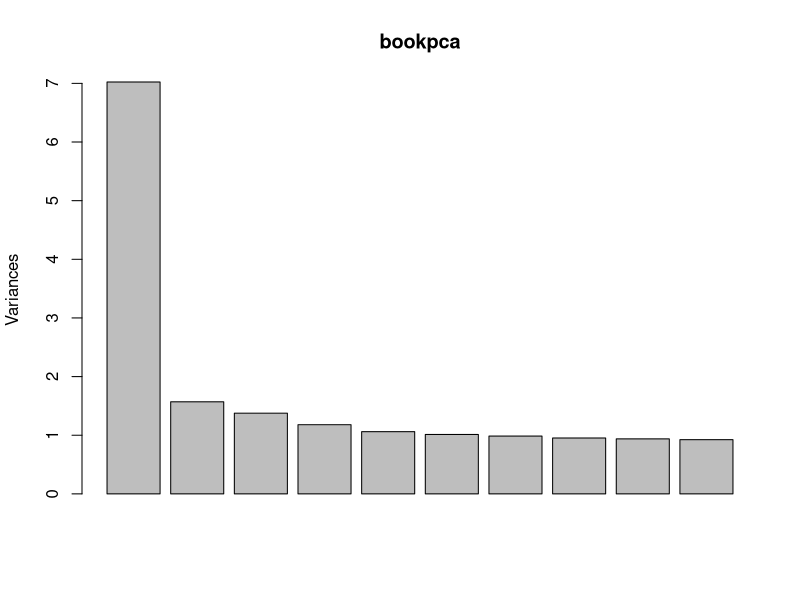

Generate this figure with R:
## ---- chunk 1
knitr::opts_chunk$set(echo = TRUE)
setwd('/Users/ethen/sports/hw4')
## ---- chunk 2
library(psych)
music<-read.csv("music.csv")
fit1<-factanal(music[,-28],factors=2,score="reg",rotation="varimax")
fit1$loadings # 31, 47 maybe, 49 maybe, 53, 54

music_alpha <- alpha(music[,-28],check.keys=TRUE) #31, 34, 43, 45, 49
print(music_alpha$alpha.drop)

## ---- chunk 3
# compute alpha for each scale
music1<-music[,c(1,2,3,5,6,7,16,19,20,23,25)]
music2<-music[,c(8,9,10,11,12,13,14,15,17,18,21,24)]
music1_alpha <- alpha(music1)
music2_alpha <- alpha(music2)
print(music1_alpha$alpha.drop)
print(music2_alpha$alpha.drop)
## ---- chunk 4
fit2<-factanal(music[,-c(4,22,27,28)],factors=2,score="reg",rotation="varimax")
fit2loadings<-fit2$loadings
fit2loadings[fit2loadings<.3]<-0
fit2loadings
## ---- chunk 5

book<-read.csv("book.csv")
book<-log(book+1)
bookpca<-prcomp(book,scale=TRUE)
plot(bookpca) # let's say 3 factors
fit3<-factanal(book,factors=3,score="reg",rotation="varimax")
fit3loadings<-fit3$loadings
fit3loadings[fit3loadings<.3]<-0
# fiction, legends, philosophy, religion*, psychology*, 
# music*, facsimilie, politics, maps, gamesriddles, sports
# videos, nonbooks
fit3loadings 

exclude<-c("fiction1", "legends6", "philosophy7", "facsimile17", "politics22", "maps30",
           "GamesRiddles38", "sports39", "videos50", "nonbooks99","cartoons5", "railroads27")
fit4<-factanal(book[,!names(book)%in%exclude],factors=3,score="reg",rotation="varimax")
fit4$loadings

